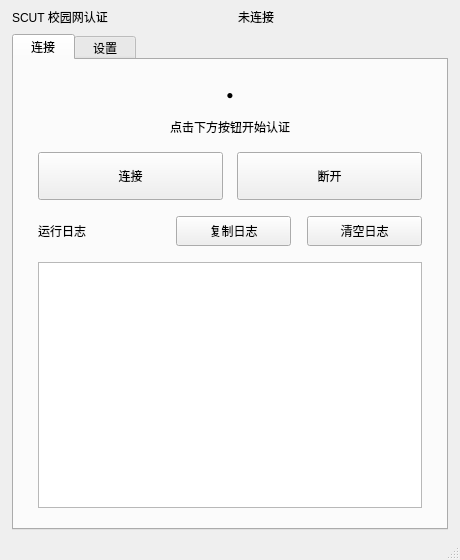
<?xml version="1.0" encoding="UTF-8"?>
<ui version="4.0">
 <class>MainWindow</class>
 <widget class="QMainWindow" name="MainWindow">
  <property name="geometry">
   <rect><x>0</x><y>0</y><width>460</width><height>560</height></rect>
  </property>
  <property name="minimumSize">
   <size><width>400</width><height>480</height></size>
  </property>
  <property name="windowTitle">
   <string>SCUT 校园网认证</string>
  </property>
  <widget class="QWidget" name="centralwidget">
   <layout class="QVBoxLayout" name="mainLayout">
    <property name="spacing"><number>8</number></property>
    <property name="leftMargin"><number>12</number></property>
    <property name="topMargin"><number>8</number></property>
    <property name="rightMargin"><number>12</number></property>
    <property name="bottomMargin"><number>8</number></property>
    <item>
     <layout class="QHBoxLayout" name="headerLayout">
      <item>
       <widget class="QLabel" name="label_title">
        <property name="text"><string>SCUT 校园网认证</string></property>
       </widget>
      </item>
      <item><spacer name="headerSpacer"><property name="orientation"><enum>Qt::Horizontal</enum></property></spacer></item>
      <item>
       <widget class="QLabel" name="label_status">
        <property name="text"><string>未连接</string></property>
       </widget>
      </item>
     </layout>
    </item>
    <item>
     <widget class="QTabWidget" name="tabWidget">
      <property name="currentIndex"><number>0</number></property>
      <!-- ====== 连接 Tab ====== -->
      <widget class="QWidget" name="tabConnect">
       <attribute name="title"><string>  连接  </string></attribute>
       <layout class="QVBoxLayout" name="connectLayout">
        <property name="spacing"><number>16</number></property>
        <property name="leftMargin"><number>24</number></property>
        <property name="topMargin"><number>28</number></property>
        <property name="rightMargin"><number>24</number></property>
        <property name="bottomMargin"><number>20</number></property>
        <item>
         <widget class="QLabel" name="labelStatusIcon">
          <property name="text"><string>●</string></property>
          <property name="alignment"><enum>Qt::AlignCenter</enum></property>
         </widget>
        </item>
        <item>
         <widget class="QLabel" name="labelStatusHint">
          <property name="text"><string>点击下方按钮开始认证</string></property>
          <property name="alignment"><enum>Qt::AlignCenter</enum></property>
         </widget>
        </item>
        <item>
         <layout class="QHBoxLayout" name="buttonLayout">
          <property name="spacing"><number>14</number></property>
          <item>
           <widget class="QPushButton" name="btnConnect">
            <property name="minimumSize"><size><width>0</width><height>48</height></size></property>
            <property name="text"><string>连接</string></property>
            <property name="cursor"><cursorShape>PointingHandCursor</cursorShape></property>
           </widget>
          </item>
          <item>
           <widget class="QPushButton" name="btnDisconnect">
            <property name="minimumSize"><size><width>0</width><height>48</height></size></property>
            <property name="text"><string>断开</string></property>
            <property name="cursor"><cursorShape>PointingHandCursor</cursorShape></property>
           </widget>
          </item>
         </layout>
        </item>
        <item>
         <layout class="QHBoxLayout" name="logHeaderLayout">
          <item>
           <widget class="QLabel" name="label_log">
            <property name="text"><string>运行日志</string></property>
           </widget>
          </item>
          <item><spacer name="logSpacer"><property name="orientation"><enum>Qt::Horizontal</enum></property></spacer></item>
          <item>
           <widget class="QPushButton" name="btnCopyLog">
            <property name="text"><string>复制日志</string></property>
            <property name="minimumSize"><size><width>0</width><height>30</height></size></property>
            <property name="cursor"><cursorShape>PointingHandCursor</cursorShape></property>
           </widget>
          </item>
          <item>
           <widget class="QPushButton" name="btnClearLog">
            <property name="text"><string>清空日志</string></property>
            <property name="minimumSize"><size><width>0</width><height>30</height></size></property>
            <property name="cursor"><cursorShape>PointingHandCursor</cursorShape></property>
           </widget>
          </item>
         </layout>
        </item>
        <item>
         <widget class="QPlainTextEdit" name="textLog">
          <property name="readOnly"><bool>true</bool></property>
          <property name="maximumBlockCount"><number>1000</number></property>
         </widget>
        </item>
       </layout>
      </widget>
      <!-- ====== 设置 Tab ====== -->
      <widget class="QWidget" name="tabSettings">
       <attribute name="title"><string>  设置  </string></attribute>
       <layout class="QVBoxLayout" name="settingsOuterLayout">
        <property name="spacing"><number>0</number></property>
        <property name="leftMargin"><number>0</number></property>
        <property name="topMargin"><number>0</number></property>
        <property name="rightMargin"><number>0</number></property>
        <property name="bottomMargin"><number>0</number></property>
        <item>
         <widget class="QScrollArea" name="scrollArea">
          <property name="widgetResizable"><bool>true</bool></property>
          <property name="frameShape"><enum>QFrame::NoFrame</enum></property>
          <property name="horizontalScrollBarPolicy"><enum>Qt::ScrollBarAlwaysOff</enum></property>
          <widget class="QWidget" name="scrollContent">
           <layout class="QVBoxLayout" name="scrollLayout">
            <property name="spacing"><number>12</number></property>
            <property name="leftMargin"><number>8</number></property>
            <property name="topMargin"><number>10</number></property>
            <property name="rightMargin"><number>8</number></property>
            <property name="bottomMargin"><number>14</number></property>
            <!-- 账户信息 -->
            <item>
             <widget class="QGroupBox" name="groupBasic">
              <property name="title"><string>账户信息</string></property>
              <layout class="QFormLayout" name="formLayout">
               <property name="spacing"><number>12</number></property>
               <property name="leftMargin"><number>10</number></property>
               <property name="topMargin"><number>12</number></property>
               <property name="rightMargin"><number>10</number></property>
               <property name="bottomMargin"><number>8</number></property>
               <item row="0" column="0"><widget class="QLabel" name="label_user"><property name="text"><string>账号</string></property></widget></item>
               <item row="0" column="1"><widget class="QLineEdit" name="editUsername"><property name="placeholderText"><string>校园网账号</string></property></widget></item>
               <item row="1" column="0"><widget class="QLabel" name="label_pwd"><property name="text"><string>密码</string></property></widget></item>
               <item row="1" column="1"><widget class="QLineEdit" name="editPassword"><property name="echoMode"><enum>QLineEdit::Password</enum></property><property name="placeholderText"><string>校园网密码</string></property></widget></item>
               <item row="2" column="1"><widget class="QCheckBox" name="checkSavePassword"><property name="text"><string>记住密码</string></property><property name="checked"><bool>true</bool></property></widget></item>
              </layout>
             </widget>
            </item>
            <!-- 网络与网卡配置 -->
            <item>
             <widget class="QGroupBox" name="groupNetwork">
              <property name="title"><string>网络与网卡配置</string></property>
              <layout class="QFormLayout" name="formNetwork">
               <property name="spacing"><number>12</number></property>
               <property name="leftMargin"><number>10</number></property>
               <property name="topMargin"><number>12</number></property>
               <property name="rightMargin"><number>10</number></property>
               <property name="bottomMargin"><number>8</number></property>
               <item row="0" column="0"><widget class="QLabel" name="label_interface"><property name="text"><string>网卡</string></property></widget></item>
               <item row="0" column="1">
                <layout class="QHBoxLayout" name="interfaceLayout">
                 <property name="spacing"><number>8</number></property>
                 <item><widget class="QComboBox" name="comboInterface"><property name="sizePolicy"><sizepolicy hsizetype="Expanding" vsizetype="Fixed"><horstretch>1</horstretch><verstretch>0</verstretch></sizepolicy></property></widget></item>
                 <item><widget class="QPushButton" name="btnRefresh"><property name="text"><string>刷新</string></property><property name="minimumSize"><size><width>56</width><height>0</height></size></property><property name="cursor"><cursorShape>PointingHandCursor</cursorShape></property></widget></item>
                </layout>
               </item>
               <item row="1" column="0"><widget class="QLabel" name="label_mac"><property name="text"><string>MAC地址</string></property></widget></item>
               <item row="1" column="1"><widget class="QLineEdit" name="editMac"><property name="placeholderText"><string>留空自动获取，如 00:11:22:33:44:55</string></property></widget></item>
               <item row="2" column="0"><widget class="QLabel" name="label_ip"><property name="text"><string>IPv4地址</string></property></widget></item>
               <item row="2" column="1"><widget class="QLineEdit" name="editIp"><property name="placeholderText"><string>静态IP，如 192.168.1.100</string></property></widget></item>
               <item row="3" column="0"><widget class="QLabel" name="label_mask"><property name="text"><string>子网掩码</string></property></widget></item>
               <item row="3" column="1"><widget class="QLineEdit" name="editMask"><property name="placeholderText"><string>子网掩码，如 255.255.255.0</string></property></widget></item>
               <item row="4" column="0"><widget class="QLabel" name="label_gw"><property name="text"><string>默认网关</string></property></widget></item>
               <item row="4" column="1"><widget class="QLineEdit" name="editGateway"><property name="placeholderText"><string>默认网关，如 192.168.1.1</string></property></widget></item>
               <item row="5" column="0"><widget class="QLabel" name="label_backupdns"><property name="text"><string>备用DNS</string></property></widget></item>
               <item row="5" column="1"><widget class="QLineEdit" name="editBackupDNS"><property name="placeholderText"><string>备用DNS（选填）</string></property></widget></item>
               <item row="6" column="1"><widget class="QCheckBox" name="checkAutoSetNetwork"><property name="text"><string>连接时配置静态IP，断开时恢复DHCP</string></property></widget></item>
               <item row="7" column="0"><widget class="QLabel" name="label_dns"><property name="text"><string>主DNS</string></property></widget></item>
               <item row="7" column="1"><widget class="QLineEdit" name="editDNSServer"><property name="text"><string>202.38.193.33</string></property></widget></item>
              </layout>
             </widget>
            </item>
            <!-- 服务器 -->
            <item>
             <widget class="QGroupBox" name="groupServer">
              <property name="title"><string>服务器</string></property>
              <layout class="QFormLayout" name="formLayout_server">
               <property name="spacing"><number>12</number></property>
               <property name="leftMargin"><number>10</number></property>
               <property name="topMargin"><number>12</number></property>
               <property name="rightMargin"><number>10</number></property>
               <property name="bottomMargin"><number>8</number></property>
               <item row="0" column="0"><widget class="QLabel" name="label_host"><property name="text"><string>认证服务器</string></property></widget></item>
               <item row="0" column="1"><widget class="QLineEdit" name="editHost"><property name="text"><string>s.scut.edu.cn</string></property></widget></item>
              </layout>
             </widget>
            </item>
            <!-- 启动与高级设置 -->
            <item>
             <widget class="QGroupBox" name="groupStartup">
              <property name="title"><string>启动与高级设置</string></property>
              <layout class="QVBoxLayout" name="startupLayout">
               <property name="spacing"><number>8</number></property>
               <property name="leftMargin"><number>10</number></property>
               <property name="topMargin"><number>12</number></property>
               <property name="rightMargin"><number>10</number></property>
               <property name="bottomMargin"><number>8</number></property>
               <item><widget class="QCheckBox" name="checkAutoStart"><property name="text"><string>开机自启动</string></property></widget></item>
               <item><widget class="QCheckBox" name="checkAutoConnect"><property name="text"><string>启动后自动连接</string></property></widget></item>
               <item><widget class="QPushButton" name="btnSaveConfig"><property name="minimumSize"><size><width>0</width><height>42</height></size></property><property name="text"><string>保存配置</string></property><property name="cursor"><cursorShape>PointingHandCursor</cursorShape></property></widget></item>
              </layout>
             </widget>
            </item>
           </layout>
          </widget>
         </widget>
        </item>
       </layout>
      </widget>
     </widget>
    </item>
   </layout>
  </widget>
  <widget class="QStatusBar" name="statusBar"/>
 </widget>
 <resources/>
 <connections/>
</ui>
